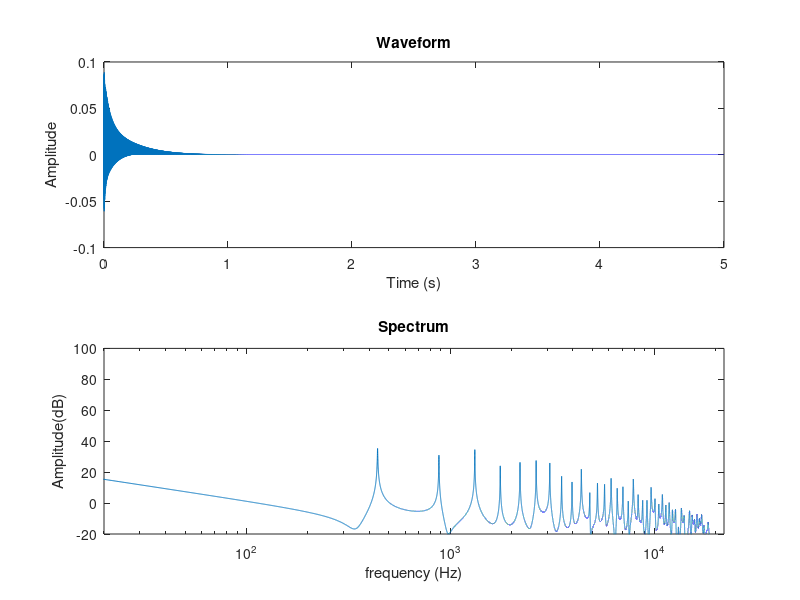

This chart was generated by the following MATLAB code: (Note: this script raises an error after producing the figure.)
%%%%%%%%%%%%%%%%%%%%%%%%%%%%%%%%%%%%%%%%%%%%%%%%%%%%%%%%%%%%%%%%%%%%%%%%%%%
%%%         PBMMI:KS_FracDelay
%%%         Author:Nuolin Lai
%%%         Create Date:25/01/2020
%%%         Last modify date:28/01/2020
%%%         Part 2 of the assignment
%%%%%%%%%%%%%%%%%%%%%%%%%%%%%%%%%%%%%%%%%%%%%%%%%%%%%%%%%%%%%%%%%%%%%%%%%%%

clc;
clear all;

%set governing paramenter

Fs = 44.1e3; %sampling rate in Hz
dur = 5; %duration of simulation in seconds
f0 = 440; %fundamental frequency of the string in Hz
rho =  0.99; %loss parameter rho
R = 0.95; % dynamics parameter R
Nexact = Fs/f0-0.5;%ideal number of samples

%Calculate the derived parameter

M = dur*Fs; % the length of output 
N = floor(Nexact); %number of sample in delay line
P = Nexact-N;%fractional delay
C = (1-P)/(1+P);
% vector initialise
rng(0);
v = -1 + (1+1)*rand(N+1,1); %create white noise from -1 to 1
rng(0);
y = zeros(M,1); %output of the algorithm

%implement dynamics filter
x1 = 0; %initialise x1

%read from white noise
for n = 0:N
    x0 = (1-R)*v(n+1);
    y(n+1) = x0+R*x1;
    x1 = x0;
end

%KS main implement 1
% tic
% yp(N+1) = 0;
% for n = N+1:M-1
%     yp(n+1) = y(n+1-N)*C+y(n-N)+yp(n)*(-C) ;
%     y(n+1) = rho/2*(yp(n+1)+yp(n));
% end
% t1=toc;

%KS main implement 2
tic
yp1 = 0;
for n = N+1:M-1
    yp0= y(n-N+1)*C+y(n-N)+yp1*(-C) ;
    y(n+1) = rho/2*(yp0+yp1);
    yp1 = yp0;
end
t2=toc;

% t1 = 0.0221
% t2 = 0.0033

t = (0:M-1)/Fs;
subplot(2,1,1);
plot(t,y);
%xlabel
xlabel('Time (s)');
ylabel('Amplitude');
title('Waveform')
subplot(2,1,2);
spe = 20*log10(abs(fft(y)));
freq = (0:M-1)/M*Fs;
semilogx(freq,spe);
%xlabel
xlabel('frequency (Hz)');
ylabel('Amplitude(dB)');
title('Spectrum')
ylim([-20 100]);
xlim([20 Fs/2]);
xline(f0,'--')

sound(y,Fs)